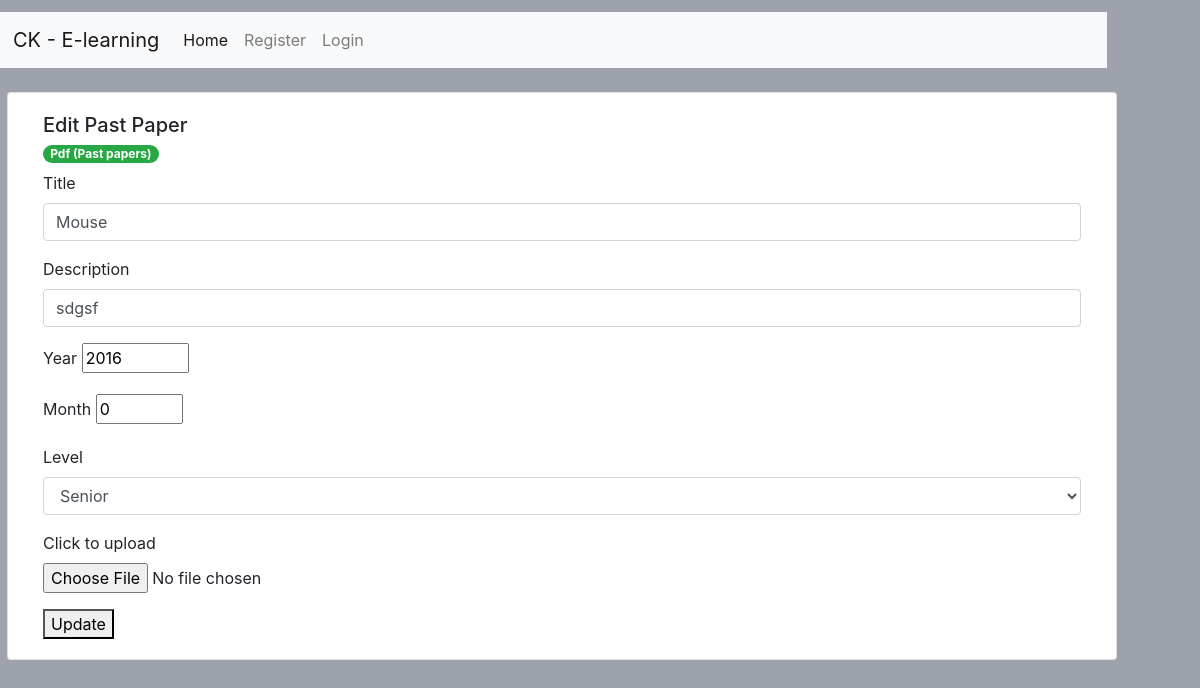
The app's page /utils/upload/edit_past_paper.php?id=9 with its own data.
### tables this page shows
CREATE TABLE `past_papers` (
  `id` int(11) NOT NULL,
  `title` varchar(100) NOT NULL,
  `year` int(11) NOT NULL,
  `subject` varchar(100) DEFAULT NULL,
  `created_by` varchar(100) NOT NULL,
  `updated_at` date DEFAULT NULL,
  `created_at` timestamp NOT NULL DEFAULT current_timestamp(),
  `mark_schema_id` int(11) DEFAULT NULL,
  `downloads` bigint(20) DEFAULT NULL,
  `month` int(11) DEFAULT NULL,
  `description` text NOT NULL,
  `link` varchar(1000) NOT NULL,
  `level` varchar(100) NOT NULL DEFAULT 'junior'
);

### utils/upload/api.php (called while the page is built, shortened)
<?php
function getPastPaper($id){
    $conn = DBCoonect();
       $sql = "SELECT * FROM past_papers WHERE `id` = '$id'";
    $results = mysqli_query($conn,$sql);
    return mysqli_fetch_assoc($results);
}
?>

### utils/upload/edit_past_paper.php (the view, shortened to what this page needs)
<?php
require_once('../../layout/admin/header.php');
require_once('api.php');
$id = $_GET['id'];
$data = getPastPaper($id);
$title = $data['title'];
$year = $data['year'];
$month = $data['month'];
$level = $data['level'];
$description = $data['description'];
?>
<button class='btn'></button>
<div class="card   col-md-12 justify-content-center" >
  <div class="card-body">
    <h5 class="card-title">Edit Past Paper</h5>
    <h6 class="card-subtitle mb-2 text-muted">
<span class="badge badge-pill badge-success">Pdf (Past papers)</span>
    </h6>
<form action="fileProcessor.php" method="post" enctype="multipart/form-data">
        <div class="form-group ">
    <label for="title">Title</label>
    <input type="title" class="form-control" value="<? echo $title ?>" name="title" aria-describedby="nameHelp" />
  </div>
        <div class="form-group ">
    <label for="description">Description</label>
    <input type="description" class="form-control" value="<? echo $description ?>" name="description" aria-describedby="nameHelp" />
  </div>
        <div class="form-group ">
    <label for="description">Year</label>
    <input type="number" name='year' min="1900" max="2099" step="1" value="<? echo $year ?>" />
  </div>
        <div class="form-group ">
    <label for="description">Month</label>
    <input type="number" name='month' min="0" max="12" step="1" value="<? echo $month ?>" />
  </div>
       <div class="form-group ">
    <label for="grade">Level</label>
        <select  class="form-control"  selected="<? echo $level ?>" name="level" aria-describedby="genderHelp" >
  <option <?  if($level == 'senior') echo 'selected'  ?>  value='senior'> Senior </option>
    </select>
  </div>
<div class="form-group">
  <label for="exampleFormControlFile1">Click to upload</label>
  <input type="file" name='file' class="form-control-file" id="exampleFormControlFile1">
</div>
<button>  Update </button>
</form>
  </div>
</div>
<?php
require_once('../../layout/admin/footer.php')
?>

### assets/css/custom.css (style rules this page uses)
@media screen and (min-width: 480px) { body { background-color: rgb(157, 162, 172); width: 90vw; height: 90vh; margin: 1vw; } }
.card { margin:10px !important }

### records on screen
past_papers: title "Mouse", description "sdgsf", year "2016", month "0", level "Senior"
